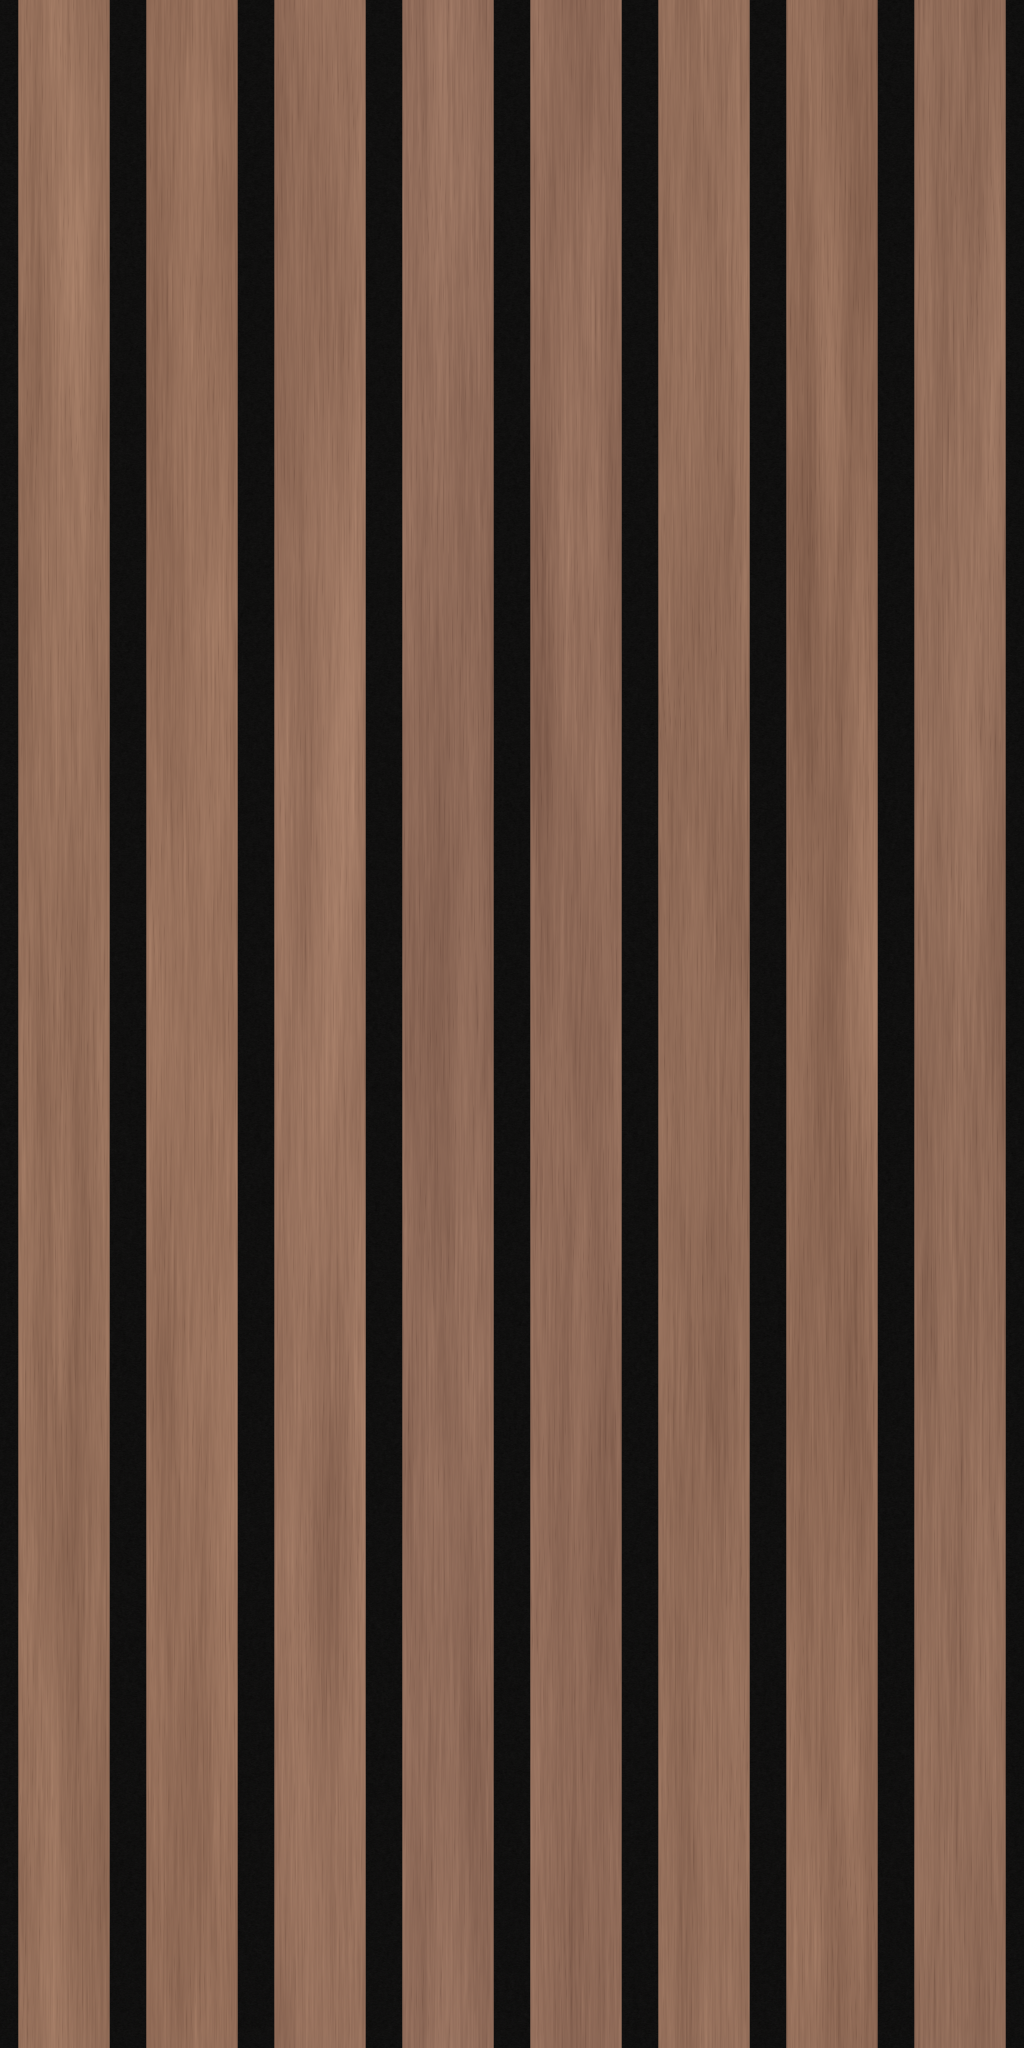

Python code for this plot:
from pathlib import Path
import json
import numpy as np
from PIL import Image, ImageDraw
from scipy.ndimage import gaussian_filter

ROOT = Path(__file__).resolve().parent
W, H = 1024, 2048
RW, RH = 12.6, 25.2
PITCH, FACE, DEPTH = 1.575, 1.125, 0.83
rng = np.random.default_rng(7319)


def noise(sy, sx):
    a = gaussian_filter(rng.standard_normal((H, W)).astype(np.float32), (sy, sx), mode='wrap')
    return a / max(float(a.std()), 1e-8)


def save(name, a):
    Image.fromarray(np.uint8(np.clip(a, 0, 255))).save(ROOT / name)


photo = np.asarray(Image.open(ROOT / 'main.jpg').convert('RGB').resize((1600, 1600), Image.Resampling.LANCZOS), dtype=float)
# Sample face interiors only; the plant and cast shadows are outside these patches.
palette = np.array([np.median(photo[740:1070, x-5:x+6], axis=(0, 1))
                    for x in [583, 609, 636, 662, 689, 715, 742, 768]])
print('Main-photo face RGB medians:', np.round(palette).tolist())
palette = palette.mean(axis=0) + 0.65 * (palette - palette.mean(axis=0))
order = rng.permutation(8)
y, x = np.mgrid[:H, :W]
xin = (x + 0.5) * RW / W
local = (xin % PITCH) - PITCH / 2
slat = np.floor(xin / PITCH).astype(int)
d = FACE / 2 - np.abs(local)
coverage = np.clip(d / (RW / W) + 0.5, 0, 1)

broad = noise(150, 9)
fibers = noise(27, 0.65)
pores = noise(5, 0.45)
warp = 3.0 * noise(110, 15) + 0.7 * noise(40, 5)
phase = x * 1.23 + warp
ridges = np.maximum(0, np.cos(phase)) ** 14
broken = np.clip(noise(12, 1.2) + 0.35, 0, 1)
variation = 5.0 * broad + 3.0 * fibers + 1.0 * pores - 8.0 * ridges * broken
wood = palette[order[slat]] + variation[..., None] * np.array([1.0, 0.88, 0.75])
feltgrain = 1.1 * noise(0.45, 0.6) + 0.6 * noise(1.5, 1.0)
felt = np.array([16.0, 15.5, 15.0]) + feltgrain[..., None]
albedo = wood * coverage[..., None] + felt * (1 - coverage[..., None])
save('texture.png', albedo)

# Heights are in inches, so derivatives use real-world texel spacing.
bevel = np.clip(d / 0.045, 0, 1)
bevel = bevel * bevel * (3 - 2 * bevel)
height = 0.46 * bevel + coverage * (0.00065 * fibers + 0.00035 * pores - 0.0006 * ridges * broken)
height += (1 - coverage) * 0.00035 * feltgrain
dx = (np.roll(height, -1, 1) - np.roll(height, 1, 1)) / (2 * RW / W)
dy = (np.roll(height, -1, 0) - np.roll(height, 1, 0)) / (2 * RH / H)
# Image rows point down; OpenGL tangent-space green points up.
normal = np.stack((-dx, dy, np.ones_like(dx)), axis=-1)
normal /= np.linalg.norm(normal, axis=-1, keepdims=True)
save('normal.png', (normal * 0.5 + 0.5) * 255 + 0.5)

note = ('No manufacturer specifications were published: the dimension diagram gives a 12.60 × 47.24 in panel with 8 slats (1.575 in pitch); photo proportions suggest 1.125 in faces, 0.45 in straight felt gaps and lightly eased edges, while 0.83 in total thickness is an unverified estimate. '
        'This seamless tile is 8 pitches wide and 25.20 in tall, using walnut face tones sampled from the main listing photo and near-black felt; the installed pattern has no visible horizontal joint.')
(ROOT / 'texture.json').write_text(json.dumps(dict(repeatWidthIn=RW, repeatHeightIn=RH, depthIn=DEPTH, note=note), indent=2) + '\n')

light = np.array([-0.5, 0.6, 0.8])
light /= np.linalg.norm(light)
shade = 0.28 + 0.72 * np.maximum(0, normal @ light)
shaded = np.ones_like(albedo) * np.array([183, 171, 151]) * shade[..., None]
preview = Image.new('RGB', (1536, 1578), '#eeeeee')
for column, a in enumerate([albedo, shaded]):
    tile = Image.fromarray(np.uint8(np.clip(a, 0, 255))).resize((256, 512), Image.Resampling.LANCZOS)
    for i in range(3):
        for j in range(3):
            preview.paste(tile, (column * 768 + i * 256, 42 + j * 512))
draw = ImageDraw.Draw(preview)
draw.text((16, 14), 'COLOR MAP / 3 x 3 / 37.8 x 75.6 in', fill='black')
draw.text((784, 14), 'NORMAL MAP SHADED / LIGHT UPPER LEFT / 3 x 3', fill='black')
preview.save(ROOT / 'preview.png')
assert W / H == RW / RH
assert round(RW / PITCH) == 8
for name in ['texture.png', 'normal.png']:
    a = np.asarray(Image.open(ROOT / name), dtype=float)
    print(name, Image.open(ROOT / name).size,
          'edge differences x/y:', round(float(np.abs(a[:, 0] - a[:, -1]).mean()), 3),
          round(float(np.abs(a[0] - a[-1]).mean()), 3))
print('Wrote texture.png, normal.png, texture.json, preview.png')
